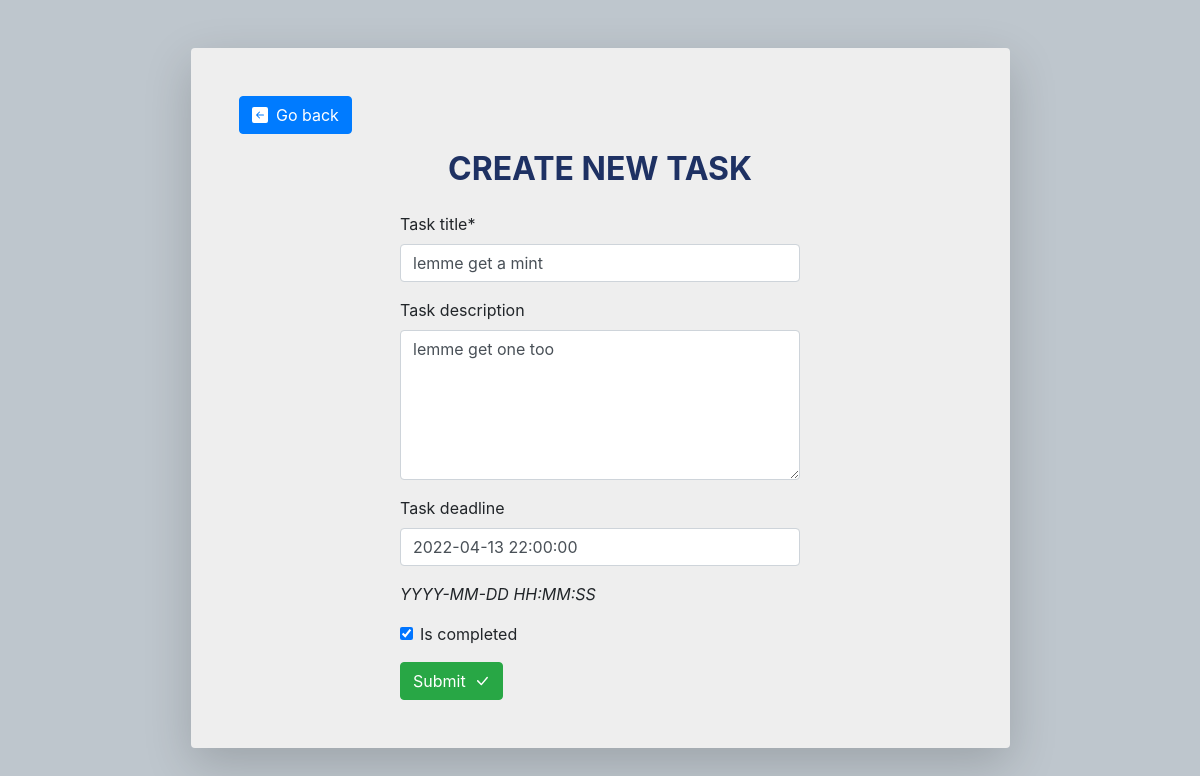
Page /task-update/26 (signed in) on the committed database.
### todoapp/models.py (models this page shows, shortened)
class Todo(models.Model):
    user = models.ForeignKey(User, on_delete=models.CASCADE, null=True, blank=True)
    task_title = models.CharField(max_length=200)
    task_description = models.TextField(null=True, blank=True)
    task_deadline = models.DateTimeField(null=True, blank=True)
    is_completed = models.BooleanField(default=False)
    class Meta:
        ordering = ['is_completed', 'task_deadline']

### todoapp/views.py (the view)
# urls.py: path('task-update/<int:pk>', views.TodoUpdateView.as_view(), name='task-update'),
class TodoUpdateView(LoginRequiredMixin, UpdateView):
    model = Todo
    template_name = 'todoapp/taskCreate.html'
    fields = ['task_title', 'task_description', 'task_deadline', 'is_completed']
    success_url = reverse_lazy('todoapp:index')

### todoapp/templates/todoapp/taskCreate.html (shortened to what this page needs)
{% extends 'todoapp/base.html' %}
{% load crispy_forms_tags %}
{% block content %}
<div class="d-flex flex-column align-items-center shadow-lg p-3 p-sm-5 mt-5 rounded" id="task-create">
    <a href="{% url 'todoapp:index' %}" class="btn btn-primary align-self-start mb-3" role="button">
        Go back
    </a>
    <h2 class="font-weight-bold custom-color">CREATE NEW TASK</h2>
    <form method="post">
        <div class="d-flex flex-column" id="task-create-form">
            <div class="mt-3" id="create-title">
                {{ form.task_title|as_crispy_field }}
            </div>
            <div class="mb-0" id="task-description">
                {{ form.task_description|as_crispy_field }}
            </div>
            <div >
                {{ form.task_deadline|as_crispy_field }}
                <p><em>YYYY-MM-DD HH:MM:SS</em></p>
            </div>
            <div class="d-flex flex-row">
                {{ form.is_completed|as_crispy_field }}
            </div>
        </div>
        <button type="submit" class="btn btn-success" value="Submit">
            Submit
        </button>
    </form>
</div>
{% endblock %}

### todoapp/static/todoapp/style.css (style rules this page uses)
body { background-color: #BEC6CD; }
.custom-color { color: #1E3163; }
#task-create { width: 95%; background-color: #EEEEEE; }
#task-description textarea { height: 150px; }
#create-title { width: auto; }
@media screen and (min-width: 576px) { #main-page, #task-create { width: 90%; } }
@media screen and (min-width: 576px) { #task-create-form { width: 400px; } }
@media screen and (min-width: 768px) { #main-page, #task-create { width: 70%; } }

### rows in the picture
Todo: task_title "lemme get a mint", task_description "lemme get one too", task_deadline "2022-04-13 22:00:00", is_completed "☑"
